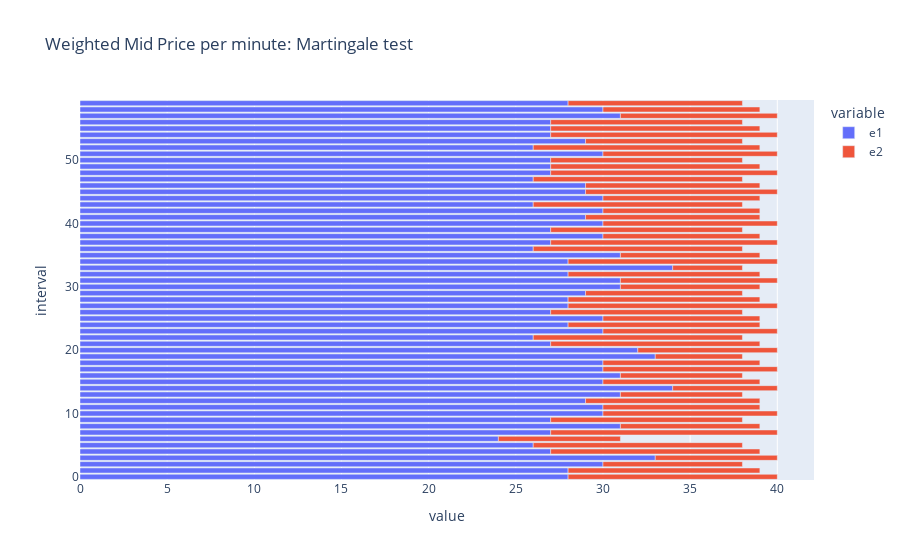

Source (notebook cell):
### Code cell
fig = px.bar(exp_2, x=['e1','e2'], y='interval',orientation='h',title='Weighted Mid Price per minute: Martingale test')
fig.show()

### Figure 1 — Plotly figure (JSON) as saved in the notebook; plotly's stock layout.template omitted (floating-point values rounded to 4 significant figures)
{"data": [{"alignmentgroup": "True", "hovertemplate": "variable=e1<br>value=%{x}<br>interval=%{y}<extra></extra>", "legendgroup": "e1", "marker": {"color": "#636efa", "pattern": {"shape": ""}}, "name": "e1", "offsetgroup": "e1", "orientation": "h", "showlegend": true, "textposition": "auto", "type": "bar", "x": [28, 28, 30, 33, 27, 26, 24, 27, 31, 27, 30, 30, 29, 31, 34, 30, 31, 30, 30, 33, 32, 27, 26, 30, 28, 30, 27, 28, 28, 29, 31, 31, 28, 34, 28, 31, 26, 27, 30, 27, 30, 29, 30, 26, 30, 29, 29, 26, 27, 27, 27, 30, 26, 29, 27, 27, 27, 31, 30, 28], "xaxis": "x", "y": [0, 1, 2, 3, 4, 5, 6, 7, 8, 9, 10, 11, 12, 13, 14, 15, 16, 17, 18, 19, 20, 21, 22, 23, 24, 25, 26, 27, 28, 29, 30, 31, 32, 33, 34, 35, 36, 37, 38, 39, 40, 41, 42, 43, 44, 45, 46, 47, 48, 49, 50, 51, 52, 53, 54, 55, 56, 57, 58, 59], "yaxis": "y"}, {"alignmentgroup": "True", "hovertemplate": "variable=e2<br>value=%{x}<br>interval=%{y}<extra></extra>", "legendgroup": "e2", "marker": {"color": "#EF553B", "pattern": {"shape": ""}}, "name": "e2", "offsetgroup": "e2", "orientation": "h", "showlegend": true, "textposition": "auto", "type": "bar", "x": [12, 11, 8, 7, 12, 12, 7, 13, 8, 11, 10, 9, 10, 7, 6, 9, 7, 10, 9, 5, 8, 12, 12, 10, 11, 9, 11, 12, 11, 9, 8, 9, 11, 4, 12, 8, 12, 13, 9, 11, 10, 10, 9, 12, 9, 11, 10, 12, 13, 12, 11, 10, 13, 9, 13, 12, 11, 9, 9, 10], "xaxis": "x", "y": [0, 1, 2, 3, 4, 5, 6, 7, 8, 9, 10, 11, 12, 13, 14, 15, 16, 17, 18, 19, 20, 21, 22, 23, 24, 25, 26, 27, 28, 29, 30, 31, 32, 33, 34, 35, 36, 37, 38, 39, 40, 41, 42, 43, 44, 45, 46, 47, 48, 49, 50, 51, 52, 53, 54, 55, 56, 57, 58, 59], "yaxis": "y"}], "layout": {"barmode": "relative", "legend": {"title": {"text": "variable"}, "tracegroupgap": 0}, "title": {"text": "Weighted Mid Price per minute: Martingale test"}, "xaxis": {"anchor": "y", "domain": [0, 1], "title": {"text": "value"}}, "yaxis": {"anchor": "x", "domain": [0, 1], "title": {"text": "interval"}}}}
